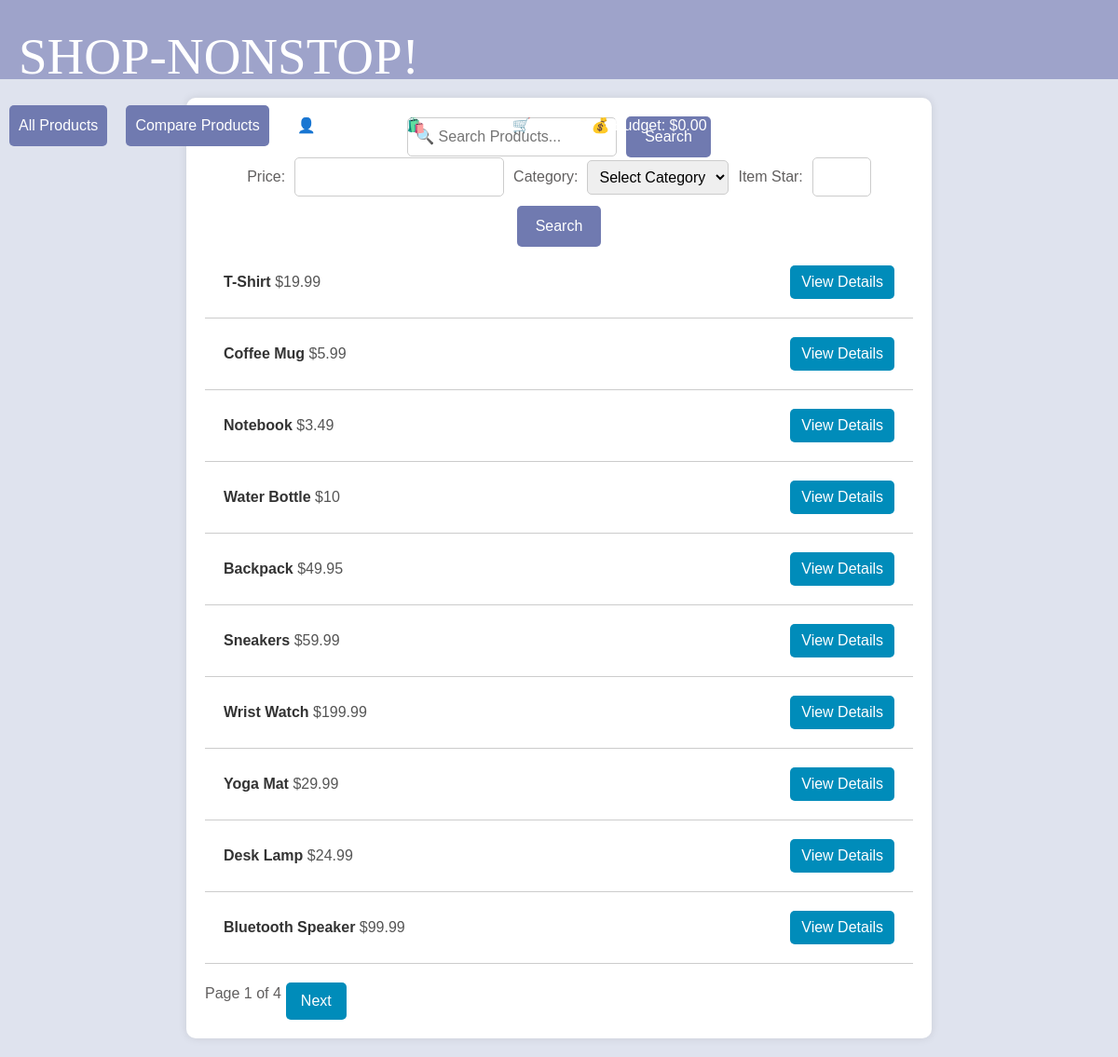
Page /show_products on the committed database.
### app/models.py (models this page shows, shortened)
class Items(db.Model):
    __tablename__ = 'item'
    Item_ID = db.Column(db.String(80),unique=True, primary_key=True)
    sku = db.Column(db.String(80), unique=True, nullable=False)
    name = db.Column(db.String(120), unique=True, nullable=False)
    price = db.Column(db.Integer, nullable=False)
    item_desc = db.Column(db.String(255), nullable=False)
    category = db.Column(db.String(255), nullable=False)
    stock = db.Column(db.Integer, nullable=False)
    item_star = db.Column(db.Integer, nullable=False)
    itme_sizes = db.Column(db.String(120),  nullable=True)
    color = db.Column(db.String(120), nullable=False)
    pic = db.Column(db.Text)

### app/routes.py (the view)
@app.route('/show_products', methods=['GET'])
def show_products():
    page = request.args.get('page', 1, type=int)
    per_page = 10
    products = Items.query.paginate(page=page, per_page=per_page)
    total_pages = ceil(products.total / per_page)
    return render_template('show_products.html', products=products, page=page, total_pages=total_pages)

### app/templates/show_products.html (shortened to what this page needs)
{% extends "base.html" %}
{% block content %}
<div class="product-container">
    <form class="search-form" action="/search" method="GET">
        <input class="search-input" type="text" name="query" placeholder="🔍 Search Products...">
        <button class="all-products-button" type="submit">Search</button>
    </form>
    <form class="search-form" action="/search" method="GET">
        <label for="price">Price:</label>
        <input class="filter-input" type="number" name="price" id="price" min="0">
        <label for="category">Category:</label>
        <select class="filter-input" name="category" id="category">
            <option value="">Select Category</option>
        </select>
        <label for="item_star">Item Star:</label>
        <input class="filter-input" type="number" name="item_star" id="item_star" min="0" max="5">
        <button class="all-products-button" type="submit">Search</button>
    </form>
    <ul class="product-list">
        {% for product in products.items %}
        <li class="product-item">
            <div>
                <span class="product-title">{{ product.name }}</span>
                <span class="product-price">${{ product.price }}</span>
            </div>
            <a href="/product/{{ product.Item_ID }}" class="view-details-btn">View Details</a>
        </li>
        {% endfor %}
    </ul>
    <div class="pagination">
        Page {{ products.page }} of {{ products.pages }}
        {% if products.has_next %}
            <a href="?page={{ products.next_num }}">Next</a>
        {% endif %}
    </div>
</div>
{% endblock %}

### app/templates/base.html (style rules this page uses)
body { margin: 0; font-family: Font1,Arial, sans-serif; background-color: #dfe3ee; color: #615f5f; }
.all-products-button { padding: 10px 20px; background-color: #707ab0; color: white; border: none; border-radius: 5px; text-decoration: none; cursor: pointer; transition: background-color 0.3s ease; }

### app/templates/show_products.html (style rules this page uses)
.search-form { display: flex; flex-wrap: wrap; justify-content: center; gap: 10px; align-items: center; }
.search-form label, .search-form input, .search-form select, .search-form button { margin: 0; }
.search-form input[type="text"], .search-form input[type="number"], .search-form select { padding: 8px; border: 1px solid #ccc; border-radius: 5px; }
.product-container { max-width: 800px; margin: 20px auto; padding: 20px; background-color: #fff; border-radius: 10px; box-shadow: 0 0 10px rgba(0, 0, 0, 0.1); }
.product-list { list-style: none; padding: 0; margin: 0; }
.product-item { padding: 20px; border-bottom: 1px solid #ccc; transition: background-color 0.3s ease; display: flex; justify-content: space-between; align-items: center; }
.product-title { font-weight: bold; color: #333; }
.product-price { color: #555; font-size: 16px; }
.pagination { text-align: center; margin-top: 20px; }
.pagination a { display: inline-block; padding: 8px 16px; margin: 0 5px; background-color: #008CBA; color: #fff; text-decoration: none; border-radius: 5px; transition: background-color 0.3s ease; }
.view-details-btn { background-color: #008CBA; color: #fff; padding: 6px 12px; border-radius: 5px; text-decoration: none; transition: background-color 0.3s ease; }

### rows in the picture
Items: name "T-Shirt", price "19.99"
Items: name "Coffee Mug", price "5.99"
Items: name "Notebook", price "3.49"
Items: name "Water Bottle", price "10"
Items: name "Backpack", price "49.95"
Items: name "Sneakers", price "59.99"
Items: name "Wrist Watch", price "199.99"
Items: name "Yoga Mat", price "29.99"
Items: name "Desk Lamp", price "24.99"
Items: name "Bluetooth Speaker", price "99.99"

### other values in the picture
{{ session.get('budget', '0.00') }} "0.00"
{{ products.page }} "1"
{{ products.pages }} "4"
